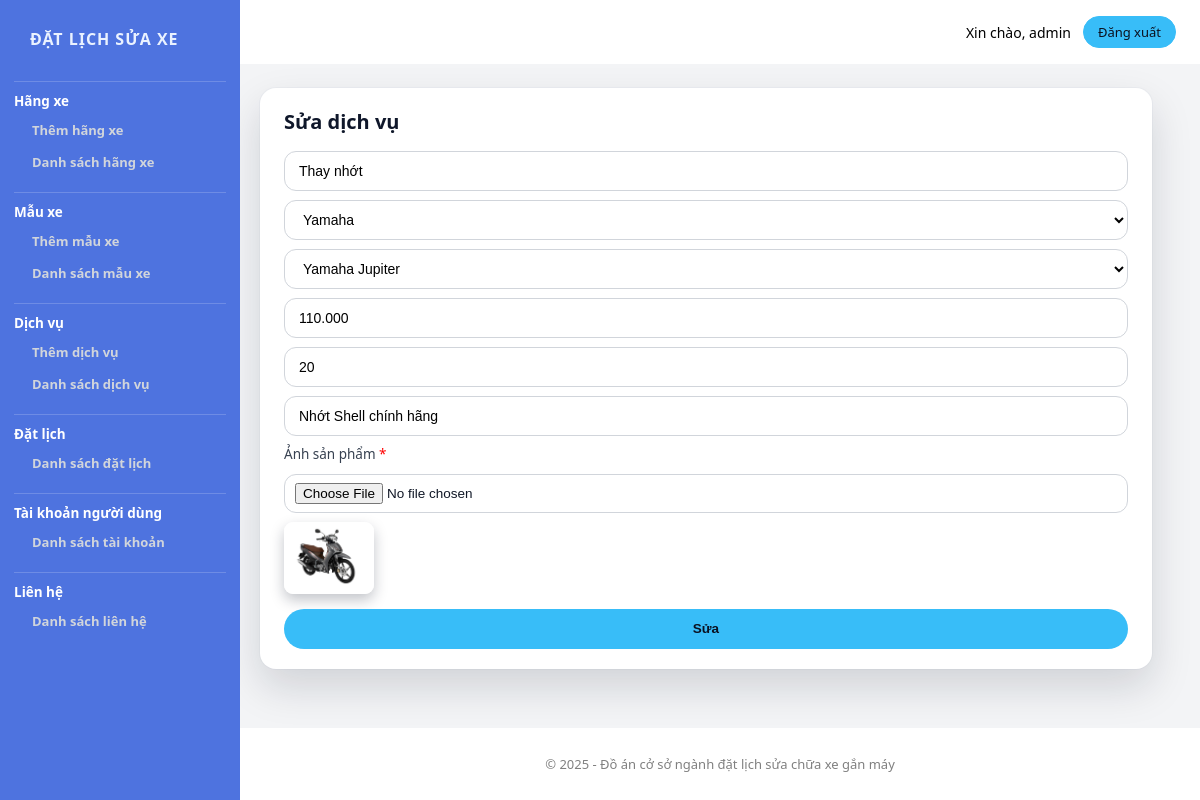
Page /admin/productEdit.php?product_id=115 (signed in) on the committed database.
### tables this page shows
CREATE TABLE `tbl_product` (
  `product_id` int(11) NOT NULL,
  `product_name` varchar(255) NOT NULL,
  `category_id` int(11) NOT NULL,
  `brand_id` int(11) NOT NULL,
  `product_price` varchar(255) NOT NULL,
  `product_time` int(11) NOT NULL,
  `product_vatTu` varchar(255) NOT NULL,
  `product_img` varchar(255) NOT NULL,
  `product_imgad` varchar(255) NOT NULL
);

CREATE TABLE `tbl_category` (
  `category_id` int(11) NOT NULL,
  `category_name` varchar(255) NOT NULL
);

CREATE TABLE `tbl_brand` (
  `brand_id` int(11) NOT NULL,
  `category_id` int(11) NOT NULL,
  `brand_name` varchar(255) NOT NULL
);

### admin/database.php (called while the page is built, shortened)
<?php
class Database
{
    public $host = DB_HOST;
    public $user = DB_USER;
    public $pass = DB_PASS;
    public $dbname = DB_NAME;
    public $link;
    public function connectDB()
    {
        $this->link = new mysqli($this->host, $this->user, $this->pass, $this->dbname);
        if ($this->link) {
            return false;
        }
    }
    public function select($query)
    {
        $result = $this->link->query($query) or die($this->link->error . __LINE__);
        if ($result->num_rows > 0) {
            return $result;
        } else {
            return false;
        }
    }
}
?>

### admin/class/product_class.php (called while the page is built, shortened)
<?php
    include "database.php";
?>
<?php
    class product{
        public $db;
        public function __construct()
        {
            $this-> db = new Database();
        }
        public function show_category(){
            $query = "SELECT * FROM tbl_category ORDER BY category_id DESC";
            $result = $this->db->select($query);
            return $result;
        }
        public function show_brand_by_category($category_id) {
            $query = "SELECT * FROM tbl_brand WHERE category_id = '$category_id'";
            return $this->db->select($query);
        }
        public function get_product($product_id){
            $query = "SELECT * FROM tbl_product WHERE product_id = '$product_id'";
            $result = $this->db->select($query);
            return $result;
        }
    }
?>

### admin/productEdit.php (the view, shortened to what this page needs)
<?php
include "header.php";
include "slider.php";
include "class/product_class.php";
?>
<?php
$product = new product;
$product_id = $_GET['product_id'];
$get_product = $product->get_product($product_id);
if ($get_product) {
    $resulta = $get_product->fetch_assoc();
}
?>
<div class="admin-contentRight">
    <div class="admin-contentRight-product_add">
        <h1>Sửa dịch vụ</h1>
        <form action="" method="POST" enctype="multipart/form-data">
            <input name="product_name" require type="text" value="<?php echo $resulta['product_name'] ?>">
            <select name="category_id" id="category_id">
                <?php
                $show_category = $product->show_category();
                if ($show_category) {
                    while ($result = $show_category->fetch_assoc()) {
                ?>
                        <option <?php if ($resulta['category_id'] == $result['category_id']) {
                                    echo "selected";
                                } ?> value="<?php echo $result['category_id'] ?>"><?php echo $result['category_name'] ?></option>
                <?php
                    }
                }
                ?>
            </select>
            <select name="brand_id" id="brand_id">
                <?php
                $category_id = $resulta['category_id'];
                $show_brand = $product->show_brand_by_category($category_id);
                if ($show_brand) {
                    while ($result = $show_brand->fetch_assoc()) {
                ?>
                        <option value="<?php echo $result['brand_id']; ?>"
                            <?php if ($result['brand_id'] == $resulta['brand_id']) {
                                echo "selected";
                            } ?>>
                            <?php echo $result['brand_name']; ?>
                        </option>
                <?php
                    }
                }
                ?>
            </select>
            <input name="product_price" require type="text" value="<?php echo $resulta['product_price'] ?>">
            <input name="product_time" require type="text" value="<?php echo $resulta['product_time'] ?>">
            <input name="product_vatTu" require type="text" value="<?php echo $resulta['product_vatTu'] ?>">
            <label for="">Ảnh sản phẩm <span style="color: red;">*</span></label>
            <input name="product_img" require type="file">
            <img src="<?php echo $resulta['product_imgad'] ?>" alt="">
            <button type="submit">Sửa</button>
        </form>
    </div>
</div>
</section>
<?php
include "footer_admin.php";
?>

### admin/style.css (style rules this page uses)
*,*::before,*::after { margin:0;padding:0;box-sizing:border-box; }
html { font-size:62.5%; }
body { font-family:system-ui,-apple-system,BlinkMacSystemFont,"Segoe UI",sans-serif; font-size:1.4rem; background:#f3f4f6; color:#111827; min-height:100vh; display:flex; flex-direction:column; }
:root { --sidebar-w:240px; --gap:2.4rem; --brand:#38bdf8; --sidebar:#4e73df; --danger:#ef4444; --card:#fff; --muted:#6b7280; --text:#0f172a; --line:#e5e7eb; --radius-lg:1.6rem; --radius-md:1.2rem; --radius-sm:.9rem; --input-h:40px; }
.admin-contentRight { display:flex;flex-direction:column;gap:2rem; }
.admin-contentRight > div { background:var(--card); border-radius:var(--radius-lg); padding:2rem 2.4rem; box-shadow: 0 18px 40px rgba(15,23,42,.15), 0 0 0 1px rgba(148,163,184,.08); }
.admin-contentRight h1 { font-size:2rem; margin-bottom:1.6rem; color:var(--text); }
[class^="admin-contentRight-"], [class*=" admin-contentRight-"] { display:flex;flex-direction:column; }
.admin-contentRight form { display:grid; grid-template-columns:minmax(0,1fr); gap:.9rem; }
.admin-contentRight label { display:inline-block; margin-bottom:.2rem; font-weight:500; font-size:1.35rem; color:#374151; }
.admin-contentRight :is( input[type="text"], input[type="number"], input[type="email"], input[type="password"], input[type="file"], select, textarea ) { width:100%; border-radius:12px; border:1px solid #d1d5db; background:#fff; font-size:1.4rem; transition:border-color .15s ease, box-shadow .15s ease, background .15s ease; }
.admin-contentRight :is( input[type="text"], input[type="number"], input[type="email"], input[type="password"], select ) { height:var(--input-h); padding:0 14px; }
.admin-contentRight input[type="file"] { padding:.8rem 1rem;font-size:1.35rem; }
.admin-contentRight :is(input,select,textarea):focus { outline:none; border-color:var(--brand); box-shadow:0 0 0 3px rgba(56,189,248,.18); }
.admin-contentRight :is(button, input[type="submit"], input[type="button"]) { align-self:flex-start; margin-top:.6rem; height:var(--input-h); padding:0 18px; border-radius:999px; border:none; background:var(--brand); color:#0b1120; font-weight:600; font-size:1.35rem; cursor:pointer; transition:transform .1s ease,filter .15s ease; }
.admin-contentRight :is(button, input[type="submit"], input[type="button"]):hover { transform:translateY(-1px); filter:brightness(1.03); }
.admin-contentRight img { max-width:90px; border-radius:var(--radius-sm); box-shadow:0 6px 14px rgba(15,23,42,.25); }

### rows in the picture
tbl_product: product_name "Thay nhớt", category_id "Yamaha", brand_id "Yamaha Jupiter", product_price "110.000", product_time "20", product_vatTu "Nhớt Shell chính hãng", product_imgad (picture)

### other values in the picture
$_SESSION['admin_username'] "admin"
